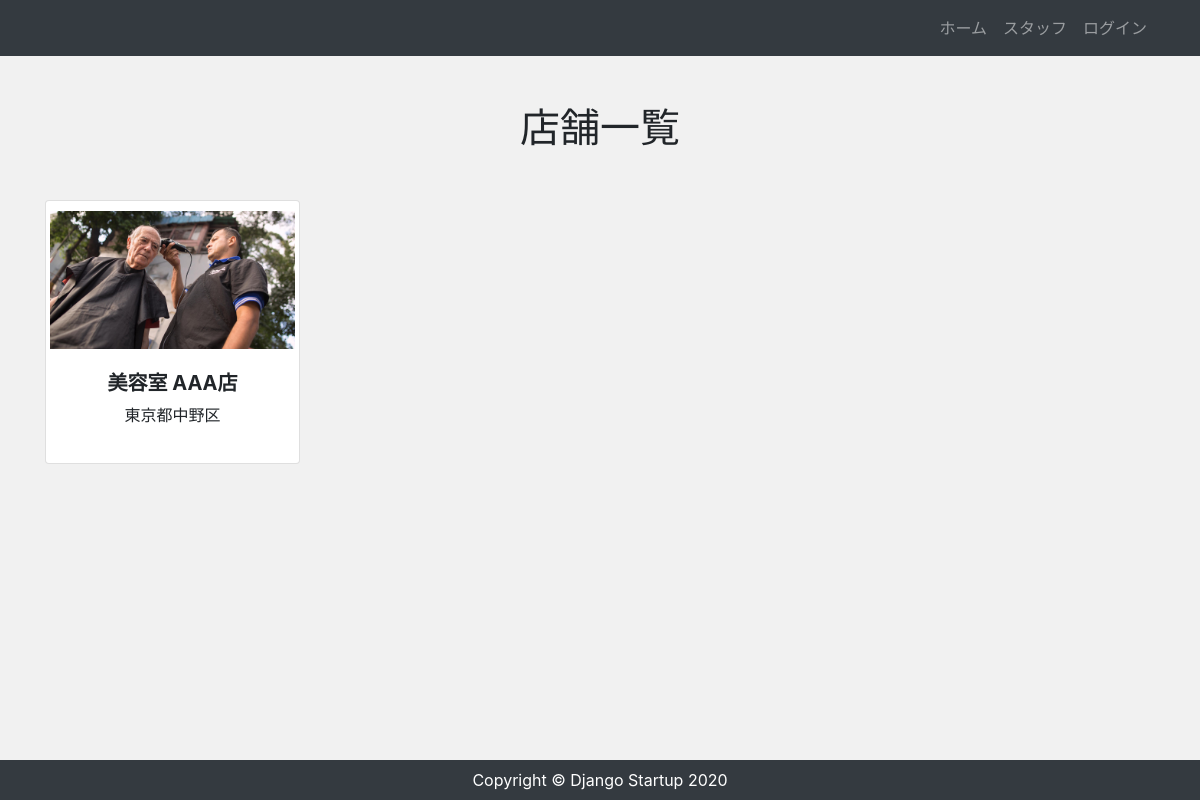
The page / on the database its author committed.
### app/models.py (models this page shows, shortened)
class Store(models.Model):
    name = models.CharField('店舗', max_length=100)
    address = models.CharField('住所', max_length=100, null=True, blank=True)
    tel = models.CharField('電話番号', max_length=100, null=True, blank=True)
    description = models.TextField('説明', default="", blank=True)
    image = models.ImageField(
        upload_to='images', verbose_name='イメージ画像', null=True, blank=True)

### app/views.py (the view)
# urls.py: path('', views.StoreView.as_view(), name='store'),
class StoreView(View):
    def get(self, request, *args, **kwargs):
        store_data = Store.objects.all()  # Store テーブル　値　全件取得
        return render(request, 'app/store.html', {
            'store_data': store_data,
        })

### app/templates/app/store.html (shortened to what this page needs)
{% extends 'app/base.html' %} {% block content %}
<div class="text-center my-5">
  <div class="mb-5">
    <h1>店舗一覧</h1>
  </div>
  <div class="row">
    {% for store in store_data %}
    <div class="col-lg-3 col-md-6">
      <div class="card img-thumbnail storelist mb-3">
        <img
          class="card-img-top card-thum"
          src="{{ store.image.url }}"
          alt=""
        />
        <div class="card-body text-center px-2 py-3">
          <h5 class="font-weight-bold">{{ store.name }}店</h5>
          <p>{{ store.address }}</p>
        </div>
      </div>
    </div>
    {% empty %}
    <p>まだ店舗がありません</p>
    {% endfor %}
  </div>
</div>
{% endblock %}

### app/static/css/style.css (style rules this page uses)
* { margin: 0; padding: 0; box-sizing: border-box; }
body { background: #f1f1f1; display: flex; flex-flow: column; min-height: 100vh; }
.card-body { padding: 2rem; }
.storelist img { height: 150px; object-fit: contain; }

### rows shown on the page
Store: image (picture), name "美容室 AAA", address "東京都中野区"
